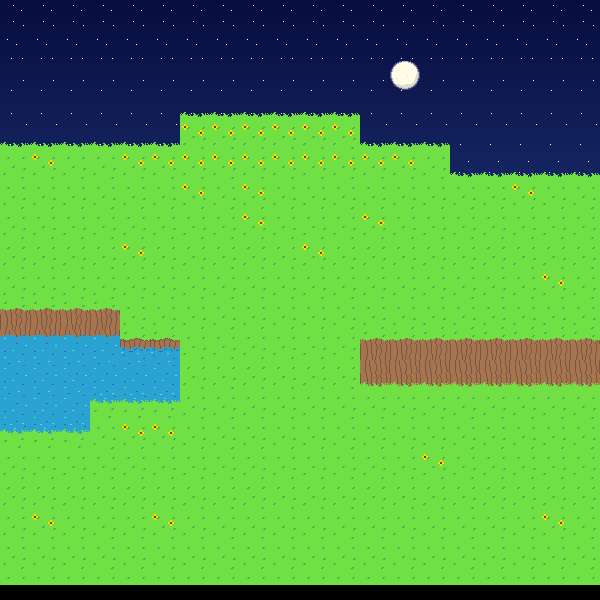

This game map was drawn from its Tiled (.tmx) file and the tilesets committed beside it. A one-line description and the full map source follow:
An orthogonal 20x20 tile map with 30x30 px tiles, 3 tile layers (Camada de Tiles 1, Camada de Tiles 2, Camada de Tiles 3), 7 tilesets and 7 objects (1, area_0, area_1, area_2, area_3, ...).

<map version="1.2" tiledversion="1.3.0" orientation="orthogonal" renderorder="left-up" compressionlevel="0" width="20" height="20" tilewidth="30" tileheight="30" infinite="0" nextlayerid="13" nextobjectid="37">
 <properties>
  <property name="CITY" type="int" value="9" />
  <property name="INTERIOR" value="0" />
  <property name="SIGNAL" type="int" value="3" />
 </properties>
 <tileset firstgid="1" source="../Tiles/Files/nature.tsx" />
 <tileset firstgid="50" source="../Tiles/Files/streets.tsx" />
 <tileset firstgid="141" name="buildings" tilewidth="30" tileheight="30" tilecount="48" columns="6">
  <image source="../Tiles/buildings.png" width="180" height="240" />
  <tile id="0">
   <properties>
    <property name="TYPE" value="wall" />
   </properties>
  </tile>
  <tile id="1">
   <properties>
    <property name="TYPE" value="wall" />
   </properties>
  </tile>
  <tile id="2">
   <properties>
    <property name="TYPE" value="wall" />
   </properties>
  </tile>
  <tile id="3">
   <properties>
    <property name="TYPE" value="wall" />
   </properties>
  </tile>
  <tile id="6">
   <properties>
    <property name="TYPE" value="wall" />
   </properties>
  </tile>
  <tile id="7">
   <properties>
    <property name="TYPE" value="wall" />
   </properties>
  </tile>
  <tile id="8">
   <properties>
    <property name="TYPE" value="wall" />
   </properties>
  </tile>
  <tile id="9">
   <properties>
    <property name="TYPE" value="wall" />
   </properties>
  </tile>
  <tile id="10">
   <properties>
    <property name="TYPE" value="wall" />
   </properties>
  </tile>
  <tile id="18">
   <properties>
    <property name="TYPE" value="wall" />
   </properties>
  </tile>
  <tile id="19">
   <properties>
    <property name="TYPE" value="wall" />
   </properties>
  </tile>
  <tile id="24">
   <properties>
    <property name="TYPE" value="wall" />
   </properties>
  </tile>
  <tile id="25">
   <properties>
    <property name="TYPE" value="wall" />
   </properties>
  </tile>
 </tileset>
 <tileset firstgid="189" source="../Tiles/Files/shop.tsx" />
 <tileset firstgid="245" source="../Tiles/Files/interior.tsx" />
 <tileset firstgid="317" source="../Tiles/Files/carpets.tsx" />
 <tileset firstgid="407" source="../Tiles/Files/backgrounds.tsx" />
 <layer id="1" name="Camada de Tiles 1" width="20" height="20">
  <data encoding="csv">
429,429,429,429,429,429,429,429,429,429,429,429,429,429,429,429,429,429,429,429,
436,436,436,436,436,436,436,436,436,436,436,436,436,436,436,436,436,436,436,436,
443,443,443,443,443,443,443,443,443,443,443,443,443,443,443,443,443,443,443,443,
450,450,450,450,450,450,450,450,450,450,450,450,450,450,450,450,450,450,450,450,
457,457,457,457,457,457,22,22,22,22,22,22,457,457,457,457,457,457,457,457,
1,22,1,1,22,22,22,22,22,22,22,22,22,22,1,464,464,464,464,464,
1,1,1,1,1,1,22,1,22,1,1,1,1,1,1,1,1,22,1,1,
1,1,1,1,1,1,1,1,22,1,1,1,22,1,1,1,1,1,1,1,
1,1,1,1,22,1,1,1,1,1,22,1,1,1,1,1,1,1,1,1,
1,1,1,1,1,1,1,1,1,1,1,1,1,1,1,1,1,1,22,1,
2,2,0,0,1,1,1,1,1,1,1,1,1,1,1,1,1,1,1,1,
11,11,11,11,4,4,1,1,1,1,1,1,9,9,9,9,9,9,2,2,
11,11,11,11,11,11,1,1,1,1,1,1,24,24,24,24,24,24,24,24,
11,11,11,18,18,18,1,1,1,1,1,1,1,1,1,1,1,1,1,1,
18,18,18,1,22,22,1,1,1,1,1,1,1,1,1,1,1,1,1,1,
1,1,1,1,1,1,1,1,1,1,1,1,1,1,22,1,1,1,1,1,
1,1,1,1,1,1,1,1,1,1,1,1,1,1,1,1,1,1,1,1,
1,22,1,1,1,22,1,1,1,1,1,1,1,1,1,1,1,1,22,1,
1,1,1,1,1,1,1,1,1,1,1,1,1,1,1,1,1,1,1,1,
1,1,1,1,1,1,1,1,1,1,1,1,1,1,1,1,1,1,1,1
</data>
 </layer>
 <layer id="3" name="Camada de Tiles 2" width="20" height="20">
  <data encoding="csv">
0,0,0,0,0,0,0,0,0,0,0,0,0,0,0,0,0,0,0,0,
0,0,0,0,0,0,0,0,0,0,0,0,0,0,0,0,0,0,0,0,
0,0,0,0,0,0,0,0,0,0,0,0,0,409,0,0,0,0,0,0,
0,0,0,0,0,0,16,16,16,16,16,16,0,0,0,0,0,0,0,0,
16,16,16,16,16,16,0,0,0,0,0,0,16,16,16,0,0,0,0,0,
0,0,0,0,0,0,0,0,0,0,0,0,0,0,0,16,16,16,16,16,
0,0,0,0,0,0,0,0,0,0,0,0,0,0,0,0,0,0,0,0,
0,0,0,0,0,0,0,0,0,0,0,0,0,0,0,0,0,0,0,0,
0,0,0,0,0,0,0,0,0,0,0,0,0,0,0,0,0,0,0,0,
0,0,0,0,0,0,0,0,0,0,0,0,0,0,0,0,0,0,0,0,
0,0,2,2,0,0,0,0,0,0,0,0,0,0,0,0,0,0,0,0,
9,9,9,9,0,0,0,0,0,0,0,0,2,2,2,2,2,2,0,0,
0,0,0,0,0,0,0,0,0,0,0,0,16,16,16,16,16,16,16,16,
0,0,0,0,0,0,0,0,0,0,0,0,0,0,0,0,0,0,0,0,
0,0,0,0,0,0,0,0,0,0,0,0,0,0,0,0,0,0,0,0,
0,0,0,0,0,0,0,0,0,0,0,0,0,0,0,0,0,0,0,0,
0,0,0,0,0,0,0,0,0,0,0,0,0,0,0,0,0,0,0,0,
0,0,0,0,0,0,0,0,0,0,0,0,0,0,0,0,0,0,0,0,
0,0,0,0,0,0,0,0,0,0,0,0,0,0,0,0,0,0,0,0,
293,293,293,293,293,293,293,293,293,293,293,293,293,293,293,293,293,293,293,293
</data>
 </layer>
 <layer id="5" name="Camada de Tiles 3" width="20" height="20">
  <data encoding="csv">
0,0,0,0,0,0,0,0,0,0,0,0,0,0,0,0,0,0,0,0,
0,0,0,0,0,0,0,0,0,0,0,0,0,0,0,0,0,0,0,0,
0,0,0,0,0,0,0,0,0,0,0,0,0,0,0,0,0,0,0,0,
0,0,0,0,0,0,0,0,0,0,0,0,0,0,0,0,0,0,0,0,
0,0,0,0,0,0,0,0,0,0,0,0,0,0,0,0,0,0,0,0,
0,0,0,0,0,0,0,0,0,0,0,0,0,0,0,0,0,0,0,0,
0,0,0,0,0,0,0,0,0,0,0,0,0,0,0,0,0,0,0,0,
0,0,0,0,0,0,0,0,0,0,0,0,0,0,0,0,0,0,0,0,
0,0,0,0,0,0,0,0,0,0,0,0,0,0,0,0,0,0,0,0,
0,0,0,0,0,0,0,0,0,0,0,0,0,0,0,0,0,0,0,0,
0,0,0,0,0,0,0,0,0,0,0,0,0,0,0,0,0,0,0,0,
0,0,0,0,0,0,0,0,0,0,0,0,0,0,0,0,0,0,0,0,
0,0,0,0,0,0,0,0,0,0,0,0,0,0,0,0,0,0,0,0,
0,0,0,0,0,0,0,0,0,0,0,0,0,0,0,0,0,0,0,0,
0,0,0,0,0,0,0,0,0,0,0,0,0,0,0,0,0,0,0,0,
0,0,0,0,0,0,0,0,0,0,0,0,0,0,0,0,0,0,0,0,
0,0,0,0,0,0,0,0,0,0,0,0,0,0,0,0,0,0,0,0,
0,0,0,0,0,0,0,0,0,0,0,0,0,0,0,0,0,0,0,0,
0,0,0,0,0,0,0,0,0,0,0,0,0,0,0,0,0,0,0,0,
0,0,0,0,0,0,0,0,0,0,0,0,0,0,0,0,0,0,0,0
</data>
 </layer>
 <objectgroup id="11" name="SIGNS" />
 <objectgroup id="10" name="PORTAL">
  <object id="30" name="portal_0" type="1" x="256" y="560" width="24" height="40">
   <properties>
    <property name="MAP" value="hauntedhouse_0" />
    <property name="MATCH" value="1" />
    <property name="MUSIC" value="inside" />
    <property name="PX" type="int" value="200" />
    <property name="PY" type="int" value="140" />
   </properties>
  </object>
 </objectgroup>
 <objectgroup id="12" name="AREAS">
  <object id="33" name="area_0" x="-2" y="-6" width="182" height="153" />
  <object id="34" name="area_1" x="176" y="-9" width="187" height="124" />
  <object id="35" name="area_2" x="357" y="-6" width="96" height="154" />
  <object id="36" name="area_3" x="450" y="-2" width="150" height="178" />
 </objectgroup>
 <objectgroup id="9" name="VEHICLES" />
 <objectgroup id="7" name="NPC">
  <object id="31" name="npc_0" type="0" x="250" y="129.333">
   <properties>
    <property name="DIRECTION" value="8" />
    <property name="INDEX" value="001003" />
    <property name="HAIR" value="000604" />
    <property name="SKIN" value="2" />
    <property name="COSTUME" value="2" />
    <property name="WHO" value="HHSIDNEY" />
   </properties>
   <point />
  </object>
  <object id="32" name="npc_1" type="if1" x="1" y="385" width="601" height="14">
   <properties>
    <property name="INDEX" value="001003" />
    <property name="WHO" value="HHCLIFFS" />
   </properties>
  </object>
 </objectgroup>
</map>
